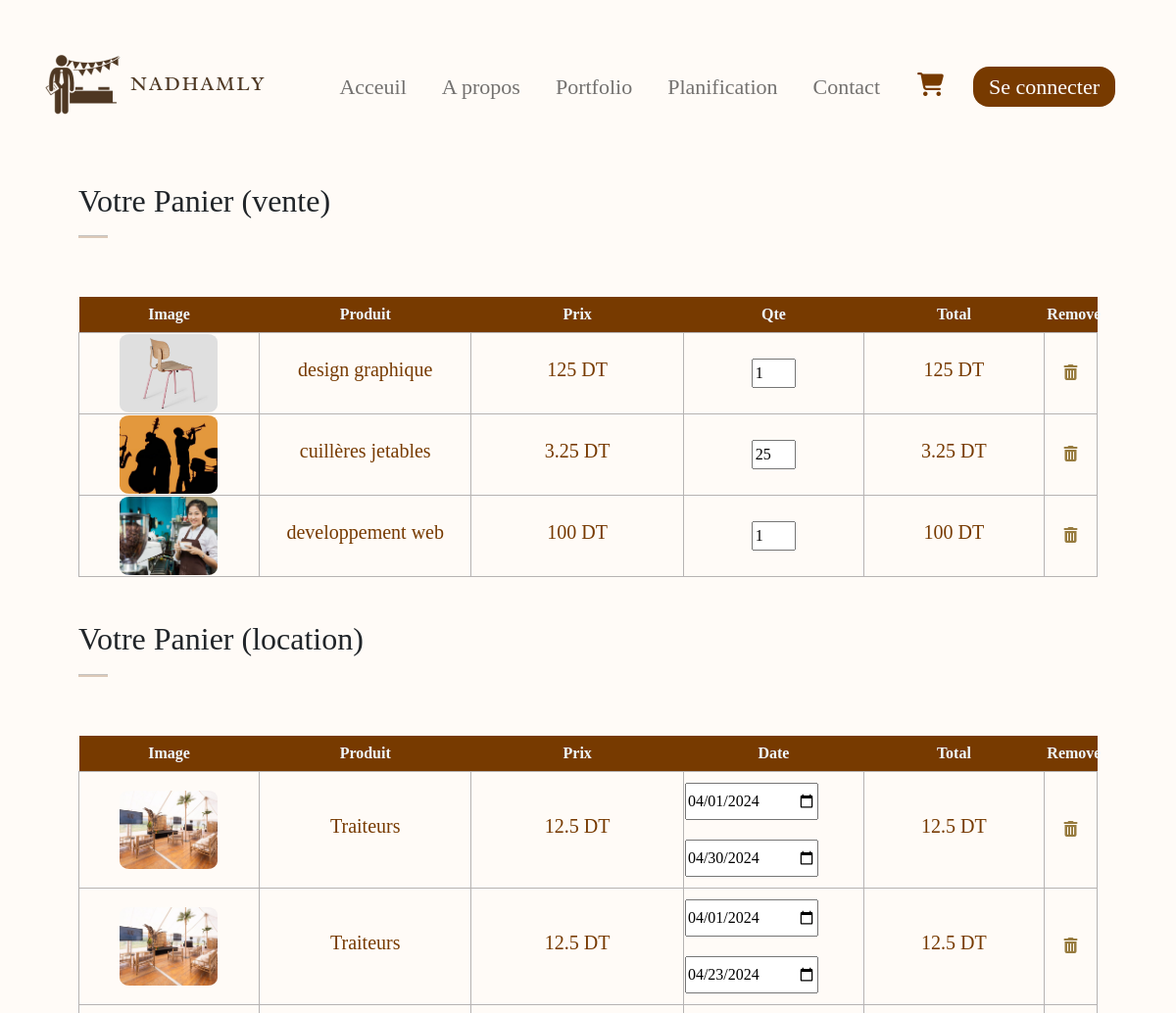
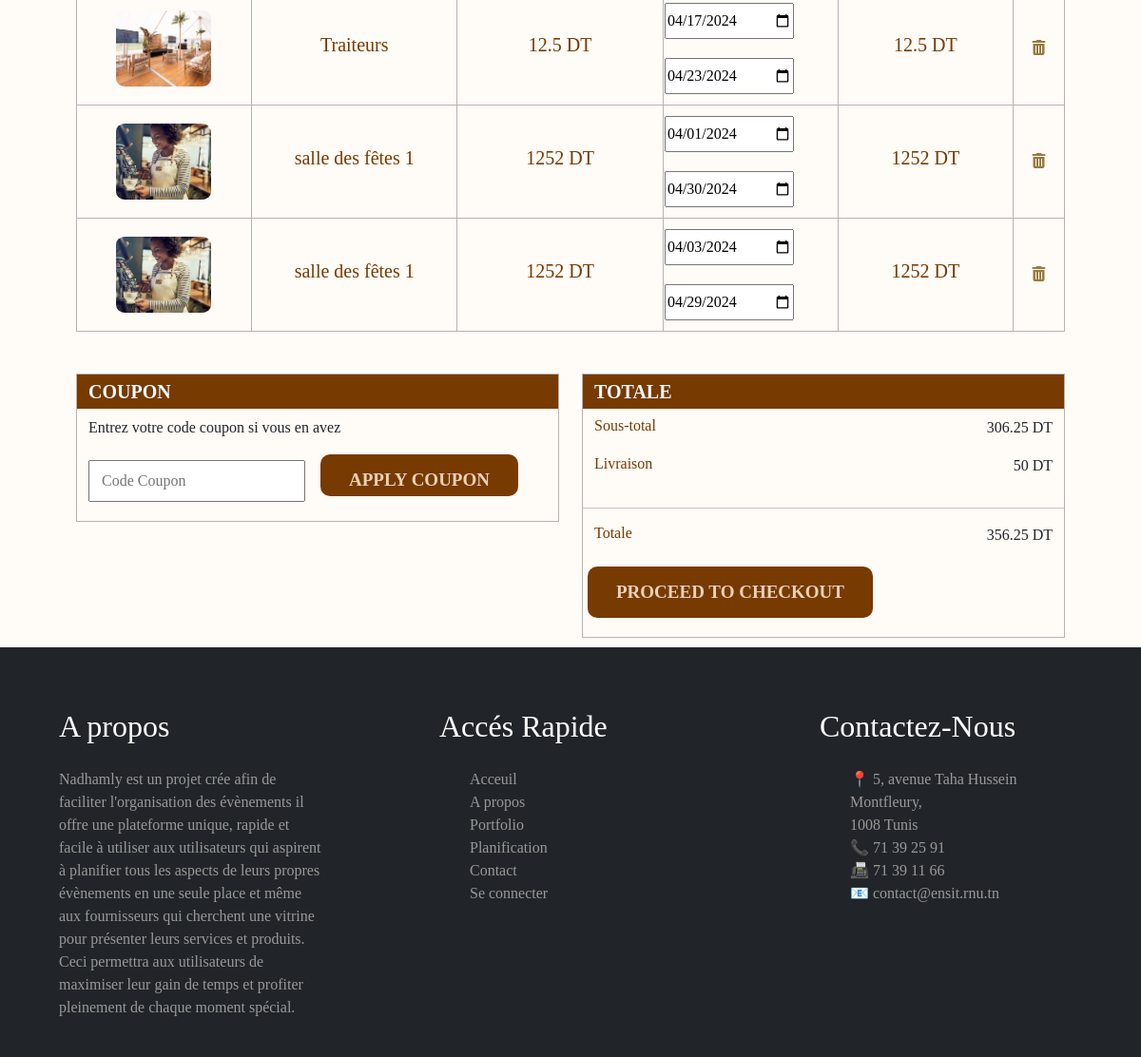
Page /panier_best.php on the earlier database version (2 pictures, top to bottom).
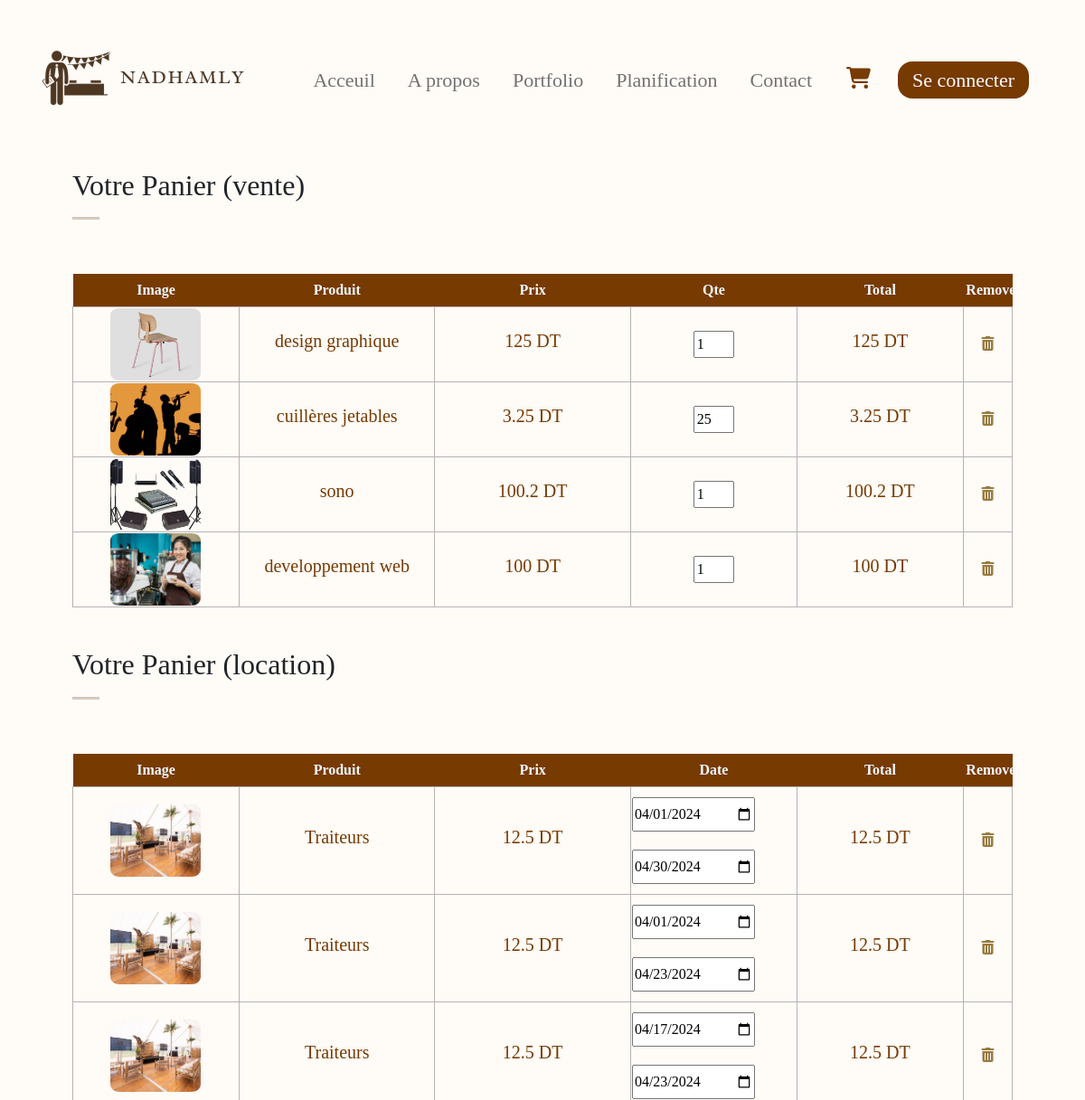
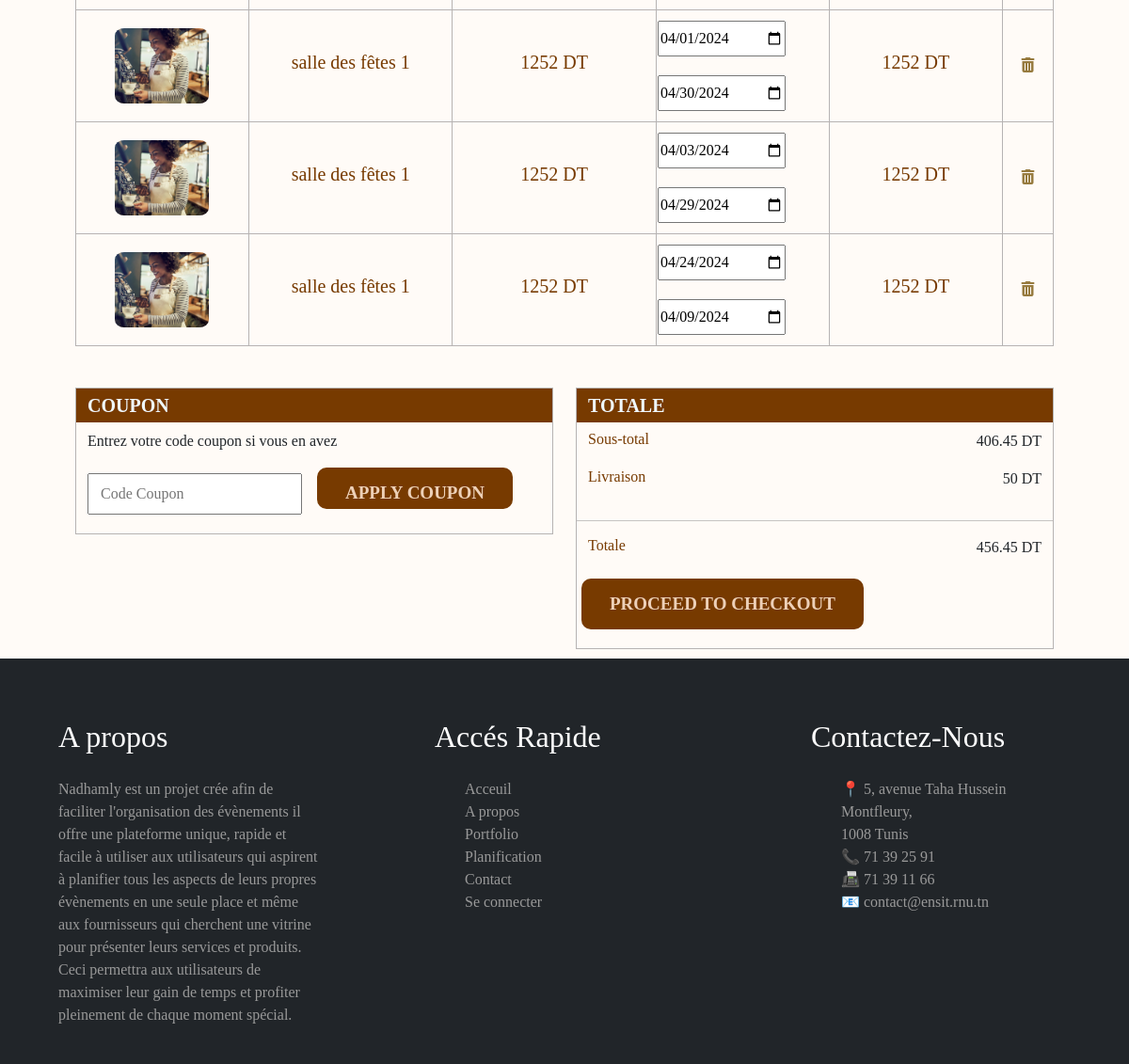
Same page on the later database version (2 pictures, top to bottom).
### tables this page shows
CREATE TABLE `panier` (
  `id_panier` int(11) NOT NULL,
  `id_user` int(11) NOT NULL,
  `id_equipe` varchar(60) DEFAULT NULL,
  `id` varchar(15) DEFAULT NULL,
  `quantite` int(4) NOT NULL,
  `date_debut` date DEFAULT NULL,
  `date_fin` date DEFAULT NULL,
  `date_ajout` timestamp NOT NULL DEFAULT current_timestamp()
);

CREATE TABLE `articles` (
  `id` varchar(15) NOT NULL,
  `libelle` varchar(30) NOT NULL,
  `description` varchar(300) NOT NULL,
  `nombre` int(11) NOT NULL,
  `prix` float NOT NULL,
  `image1` varchar(100) DEFAULT 'image_default.png',
  `image2` varchar(100) DEFAULT 'image_default.png',
  `image3` varchar(100) DEFAULT 'image_default.png',
  `categorie` varchar(20) NOT NULL,
  `dispo` int(11) NOT NULL DEFAULT 1,
  `motif` varchar(9) NOT NULL,
  `id_frs` int(11) NOT NULL
);

### panier_best.php (the view, shortened to what the rows shown need)
<?php
$conn = mysqli_connect('localhost', 'root', '', 'event_app_planner') or die('Connexion à la base de donnée impossible!');
$userId = 19;
$articles = fetchArticles($conn, $userId);
function fetchArticles($conn, $userId)
{
    $query = "SELECT a.id, a.libelle, a.prix, a.image1, a.motif, p.quantite, p.date_debut, p.date_fin FROM articles a ";
    $query .= "JOIN panier p ON a.id = p.id ";
    $query .= "WHERE p.id_user = '$userId'";
    $result = mysqli_query($conn, $query);
    $articles = [];
    while ($row = mysqli_fetch_assoc($result)) {
        $articles[] = $row;
    }
    return $articles;
}
function calculateTotal($price, $quantity)
{
    return $price * $quantity;
}
$articlesLocation = [];
$articlesVente = [];
foreach ($articles as $article) {
    if ($article['motif'] === "Location") {
        $articlesLocation[] = $article;
    } else if ($article['motif'] === "Vente") {
        $articlesVente[] = $article;
    }
}
?>
<!DOCTYPE html>
<html lang="en">
<head>
    <link href="https://cdn.jsdelivr.net/npm/bootstrap@5.2.1/dist/css/bootstrap.min.css" rel="stylesheet">
    <link rel="stylesheet" href="https://pro.fontawesome.com/releases/v5.10.0/css/all.css">
    <link rel="stylesheet" href="css/index.css" type="text/css">
    <link rel="stylesheet" href="css/panier.css" type="text/css">
    <link rel="stylesheet" href="css/dropdown.css" type="text/css">
</head>
<body>
    <section id="blog-home" class=" container">
        <h2 class="font-weight-bold">Votre Panier (vente) </h2>
    </section>
    <section id="cart-container" class="container my-4">
        <table width="100%">
            <thead>
                <tr>
                    <td>Image</td>
                    <td>Produit</td>
                    <td>Prix</td>
                    <td>Qte</td>
                    <td>Total</td>
                    <td>Remove</td>
                </tr>
            </thead>
            <tbody>
                <?php foreach ($articlesVente as $article) { ?>
                    <tr>
                        <td>
                            <img class="img-tab" src="<?php echo $article['image1']; ?>" width="70%" alt="placegolder">
                        </td>
                        <td>
                            <h5><?php echo $article['libelle']; ?></h5>
                        </td>
                        <td>
                            <h5><?php echo $article['prix']; ?> DT</h5>
                        </td>
                        <td>
                            <input class="w-25 pl-1 quantity" value="<?php echo $article['quantite']; ?>" type="number" min="1" data-price="<?php echo $article['prix']; ?>">
                        </td>
                        <td>
                            <h5 class="total"><?php echo calculateTotal($article['prix'], 1); ?> DT</h5>
                        </td>
                        <td>
                            <a href="#">
                                <i class="fas fa-trash-alt"></i>
                            </a>
                        </td>
                    </tr>
                <?php } ?>
            </tbody>
        </table>
    </section>
    <section id="blog-home" class=" container">
        <h2 class="font-weight-bold">Votre Panier (location) </h2>
    </section>
    <section id="cart-container" class="container my-4">
        <table width="100%">
            <thead>
                <tr>
                    <td>Image</td>
                    <td>Produit</td>
                    <td>Prix</td>
                    <td>Date</td>
                    <td>Total</td>
                    <td>Remove</td>
                </tr>
            </thead>
            <tbody>
                <?php foreach ($articlesLocation as $article) { ?>
                    <tr>
                        <td>
                            <img class="img-tab" src="<?php echo $article['image1']; ?>" width="70%" alt="placegolder">
                        </td>
                        <td>
                            <h5><?php echo $article['libelle']; ?></h5>
                        </td>
                        <td>
                            <h5><?php echo $article['prix']; ?> DT</h5>
                        </td>
                        <td>
                            <div class="d-flex flex-column">
                                <input class="w-75 pl-1 date-input custom-input" value="<?php echo $article['date_debut']; ?>" type="date" data-price="<?php echo $article['prix']; ?>" placeholder="Date début">
                                <input class="w-75 pl-1 date-input custom-input" value="<?php echo $article['date_fin']; ?>" type="date" data-price="<?php echo $article['prix']; ?>" placeholder="Date fin">
                            </div>
                        </td>
                        <td>
                            <h5 class="total"><?php echo calculateTotal($article['prix'], 1); ?> DT</h5>
                        </td>
                        <td>
                            <a href="#">
                                <i class="fas fa-trash-alt"></i>
                            </a>
                        </td>
                    </tr>
                <?php } ?>
            </tbody>
        </table>
    </section>
    <footer class="bg-dark pt-5 pb-4">
        <div class="container-fluid">
            <div class="row  text-white">
                <div class="col-md-3 col-lg-3 col-sm-1 mx-auto mt-3">
                    <h2 style="font-family:'Times New Roman', Times, serif;font-weight: 500;">A propos</h2>
                </div>
                <div class="col-md-3 col-lg-3 col-sm-1 mx-auto mt-3">
                    <h2 style="font-family: 'Times New Roman', Times, serif;font-weight: 500;">Accés Rapide</h2>
                </div>
                <div class="col-md-3 col-lg-3 col-sm-1 mx-auto mt-3">
                    <h2 style="font-family: 'Times New Roman', Times, serif;font-weight: 500;">Contactez-Nous</h2>
                </div>
            </div>
        </div>
    </footer>
</body>
</html>

Differences in the rows shown:
added panier: id.image1 (picture), id.libelle "sono", id.prix "100.2", quantite "1", shown under "Votre Panier (vente)"
added panier: id.image1 (picture), id.libelle "salle des fêtes 1", id.prix "1252", date_debut "04/24/2024", date_fin "04/09/2024", shown under "Votre Panier (location)"
Other differences:
$initialSubtotal: "306.25" → "406.45"
$initialTotal: "356.25" → "456.45"
